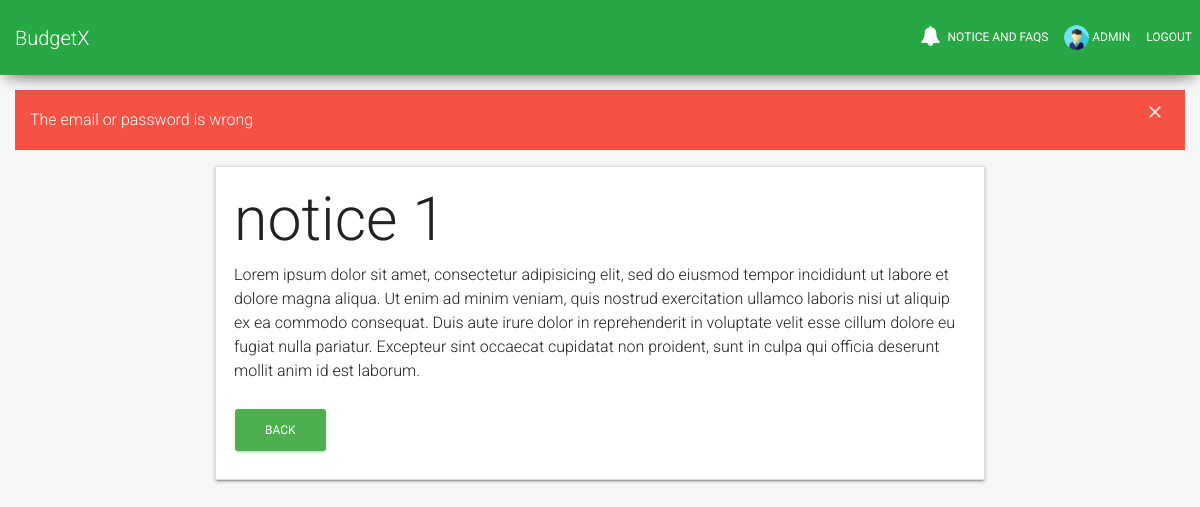
The app's page /previewnotice.php?count=2 (signed in) with its own data.
### tables this page shows
CREATE TABLE IF NOT EXISTS `users` (
  `id` int(11) NOT NULL AUTO_INCREMENT,
  `role_id` int(11) DEFAULT '2',
  `image_path` varchar(255) DEFAULT '/media/default.png',
  `name` text,
  `email` varchar(255) DEFAULT NULL,
  `password` text,
  `hash` text,
  `active` int(11) DEFAULT '0',
  `count` int(11) DEFAULT '0',
  `quote_pref` int(11) DEFAULT NULL,
  PRIMARY KEY (`id`),
  UNIQUE KEY `email` (`email`),
  KEY `role_id` (`role_id`),
  CONSTRAINT `users_ibfk_5` FOREIGN KEY (`role_id`) REFERENCES `roles` (`id`)
);

CREATE TABLE IF NOT EXISTS `notices` (
  `id` int(11) NOT NULL AUTO_INCREMENT,
  `title` text,
  `body` text,
  `created_at` timestamp NOT NULL DEFAULT CURRENT_TIMESTAMP ON UPDATE CURRENT_TIMESTAMP,
  `updated_at` timestamp NOT NULL DEFAULT CURRENT_TIMESTAMP,
  PRIMARY KEY (`id`)
);

### previewnotice.php (the view, shortened to what this page needs)
<?php include'partial_upper.php'; ?>
<div class="col-md-8 container">
	<div class="card">
		<div class="card-body">
		<?php
			$no = $_GET['count'];
			$sql = "SELECT * FROM notices WHERE id=$no";
			$result = mysqli_query($conn,$sql);
			$row=mysqli_fetch_assoc($result);
		?>
			<h1><?= $row['title']; ?></h1>
			<p><?=$row['body'];?></p>
			<a href="notice.php">
				<button class="btn btn-success">
					Back
				</button>
			</a>
		</div>
	</div>
</div>
<?php include'partial_lower.php'; ?>

### partial_nav.php (shortened to what this page needs)
<nav class="navbar navbar-expand-lg bg-success fixed-top">
  	<a class="navbar-brand" href="/budgetx">BudgetX</a>
	<div class="collapse navbar-collapse" id="navbarSupportedContent">
	<ul class="navbar-nav ml-auto">
		<li class="nav-item">
			<a class="nav-link" href="notice.php">
				<i class="fa fa-bell"></i>
				Notice and FAQs
			</a>
		</li>
		<?php
		if(isset($_SESSION['logged_in']) && $_SESSION['logged_in'] == true){
		?>
			<li class="nav-item">
				<a class="nav-link" href="/budgetx/overview.php/?type=profile">
					<?php
						$uid = $_SESSION['user'];
						$result = mysqli_query($conn,"SELECT image_path,name FROM users WHERE id = $uid");
						$row = mysqli_fetch_assoc($result);
						$image = $row['image_path'];
					?>
					<img src="<?=$image?>" alt="image here" style="width: 25px; height:25px;" class="rounded-circle">
					<?=$row['name']?>
				</a>
			</li>
			<li class="nav-item">
				<a class="nav-link" href="\budgetx\database\logout.php">Logout</a>
			</li>
		<?php
		}
		?>
	</ul>
	</div>
</nav>

### assets/custom.css (style rules this page uses)
body { padding-top:90px; margin-bottom: 15px; height: 100%; background-color: #f7f7f7; }
html { position: relative; padding: 0px; height: 100%; }
.navbar { border-radius: 0; }
.card { border-radius: 0; border-width: 1px; }

### records on screen
users: image_path (placeholder picture), name "ADMIN"
notices: title "notice 1", body "Lorem ipsum dolor sit amet, consectetur adipisicing elit, sed do eiusmod tempor incididunt ut labore et dolore magna aliqua. Ut enim ad minim veniam, quis nostrud exercitation ullamco laboris nisi ut aliquip ex ea commodo consequat. Duis aute irure dolor in reprehenderit in voluptate velit esse cillum dolore eu fugiat nulla pariatur. Excepteur sint occaecat cupidatat non proident, sunt in culpa qui officia deserunt mollit anim id est laborum."

### other values on screen
$_SESSION['error'] "The email or password is wrong"
